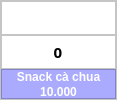
            <widget class="QFrame" name="itemFrame_9">
             <property name="maximumSize">
              <size>
               <width>117</width>
               <height>150</height>
              </size>
             </property>
             <property name="styleSheet">
              <string notr="true">background-color: rgb(255, 255, 255);</string>
             </property>
             <property name="frameShape">
              <enum>QFrame::StyledPanel</enum>
             </property>
             <property name="frameShadow">
              <enum>QFrame::Raised</enum>
             </property>
             <layout class="QVBoxLayout" name="verticalLayout_27">
              <property name="spacing">
               <number>0</number>
              </property>
              <property name="leftMargin">
               <number>0</number>
              </property>
              <property name="topMargin">
               <number>0</number>
              </property>
              <property name="rightMargin">
               <number>0</number>
              </property>
              <property name="bottomMargin">
               <number>0</number>
              </property>
              <item>
               <widget class="QFrame" name="frame_32">
                <property name="frameShape">
                 <enum>QFrame::StyledPanel</enum>
                </property>
                <property name="frameShadow">
                 <enum>QFrame::Raised</enum>
                </property>
                <layout class="QHBoxLayout" name="horizontalLayout_19">
                 <property name="spacing">
                  <number>0</number>
                 </property>
                 <property name="leftMargin">
                  <number>0</number>
                 </property>
                 <property name="topMargin">
                  <number>0</number>
                 </property>
                 <property name="rightMargin">
                  <number>0</number>
                 </property>
                 <property name="bottomMargin">
                  <number>0</number>
                 </property>
                 <item>
                  <widget class="QPushButton" name="selectBtn1_9">
                   <property name="maximumSize">
                    <size>
                     <width>153</width>
                     <height>153</height>
                    </size>
                   </property>
                   <property name="text">
                    <string/>
                   </property>
                   <property name="icon">
                    <iconset>
                     <normaloff>img/19dcd34327da04da3cc738b441bc3de0.jpg</normaloff>img/19dcd34327da04da3cc738b441bc3de0.jpg</iconset>
                   </property>
                   <property name="iconSize">
                    <size>
                     <width>60</width>
                     <height>60</height>
                    </size>
                   </property>
                   <property name="flat">
                    <bool>true</bool>
                   </property>
                  </widget>
                 </item>
                </layout>
               </widget>
              </item>
              <item>
               <widget class="QFrame" name="adjustFrame9">
                <property name="maximumSize">
                 <size>
                  <width>16777215</width>
                  <height>35</height>
                 </size>
                </property>
                <property name="frameShape">
                 <enum>QFrame::StyledPanel</enum>
                </property>
                <property name="frameShadow">
                 <enum>QFrame::Raised</enum>
                </property>
                <layout class="QHBoxLayout" name="horizontalLayout_18">
                 <property name="spacing">
                  <number>0</number>
                 </property>
                 <property name="leftMargin">
                  <number>0</number>
                 </property>
                 <property name="topMargin">
                  <number>0</number>
                 </property>
                 <property name="rightMargin">
                  <number>0</number>
                 </property>
                 <property name="bottomMargin">
                  <number>0</number>
                 </property>
                 <item>
                  <widget class="QPushButton" name="addItem1_9">
                   <property name="maximumSize">
                    <size>
                     <width>20</width>
                     <height>20</height>
                    </size>
                   </property>
                   <property name="text">
                    <string/>
                   </property>
                   <property name="icon">
                    <iconset>
                     <normaloff>img/add.png</normaloff>img/add.png</iconset>
                   </property>
                   <property name="flat">
                    <bool>true</bool>
                   </property>
                  </widget>
                 </item>
                 <item>
                  <widget class="QLabel" name="countItem1_9">
                   <property name="maximumSize">
                    <size>
                     <width>20</width>
                     <height>20</height>
                    </size>
                   </property>
                   <property name="font">
                    <font>
                     <family>MS Gothic</family>
                     <pointsize>11</pointsize>
                     <weight>75</weight>
                     <bold>true</bold>
                    </font>
                   </property>
                   <property name="text">
                    <string>0</string>
                   </property>
                   <property name="alignment">
                    <set>Qt::AlignCenter</set>
                   </property>
                  </widget>
                 </item>
                 <item>
                  <widget class="QPushButton" name="minusItem1_9">
                   <property name="maximumSize">
                    <size>
                     <width>20</width>
                     <height>20</height>
                    </size>
                   </property>
                   <property name="text">
                    <string/>
                   </property>
                   <property name="icon">
                    <iconset>
                     <normaloff>img/minus-button.png</normaloff>img/minus-button.png</iconset>
                   </property>
                   <property name="flat">
                    <bool>true</bool>
                   </property>
                  </widget>
                 </item>
                </layout>
               </widget>
              </item>
              <item>
               <widget class="QFrame" name="frame_30">
                <property name="maximumSize">
                 <size>
                  <width>16777215</width>
                  <height>30</height>
                 </size>
                </property>
                <property name="styleSheet">
                 <string notr="true">color: rgb(255, 255, 255);
background-color: rgb(170, 170, 255);</string>
                </property>
                <property name="frameShape">
                 <enum>QFrame::StyledPanel</enum>
                </property>
                <property name="frameShadow">
                 <enum>QFrame::Raised</enum>
                </property>
                <layout class="QVBoxLayout" name="verticalLayout_14">
                 <property name="spacing">
                  <number>2</number>
                 </property>
                 <property name="leftMargin">
                  <number>0</number>
                 </property>
                 <property name="topMargin">
                  <number>0</number>
                 </property>
                 <property name="rightMargin">
                  <number>0</number>
                 </property>
                 <property name="bottomMargin">
                  <number>0</number>
                 </property>
                 <item>
                  <widget class="QLabel" name="nameItem_9">
                   <property name="font">
                    <font>
                     <family>Segoe UI</family>
                     <weight>75</weight>
                     <bold>true</bold>
                    </font>
                   </property>
                   <property name="text">
                    <string>Snack cà chua</string>
                   </property>
                   <property name="alignment">
                    <set>Qt::AlignCenter</set>
                   </property>
                  </widget>
                 </item>
                 <item>
                  <widget class="QLabel" name="costItem_9">
                   <property name="font">
                    <font>
                     <family>Segoe UI</family>
                     <weight>75</weight>
                     <bold>true</bold>
                    </font>
                   </property>
                   <property name="text">
                    <string>10.000</string>
                   </property>
                   <property name="alignment">
                    <set>Qt::AlignCenter</set>
                   </property>
                  </widget>
                 </item>
                </layout>
               </widget>
              </item>
             </layout>
            </widget>
